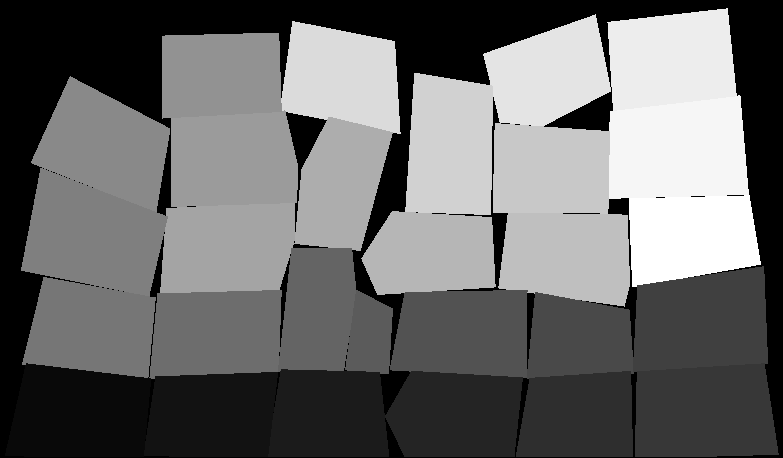
#> input picture Tests/Thangavelu/data/stones_noise_10_labels.png, 783 x 458 px; its folder holds only this picture in this run
$ python 02_view_transformation_ori_reso.py
#> lines starting #> are read from the running program, lines starting #| are printed output that depends on the picture; after the words box and inside, x2 and y2 are one past the last pixel; in counts of white or black regions, pixels touching at a corner belong together
#> further down, wall_image is the input picture: shape (458, 783); min 0, max 255, mean 105.8

"""
Apply transformation result to the original stone images to obtain high resolution wall images.

Input (switching between datasets by commenting/uncommenting the corresponding lines):
    - data_dir_prefix: the prefix of the directory that contains the transformation.txt file
    - noise_level: the noise level of the stone set
Output:
    - High resolution wall images with stones, in each result folder, starting with "base_rebuilt***"
"""
import os
import cv2
import numpy as np
from skimage.measure import regionprops
import matplotlib.pyplot as plt
from skimage.measure import label
from Stonepacker2D import *
from matplotlib import cm
from matplotlib.colors import ListedColormap
import pathlib
def get_wall_size_from_image(wall_image,rescale):
    #label
#> called with rescale = 0.5
    wall_image = wall_image.astype(np.uint8)
    wall_image = label(wall_image)
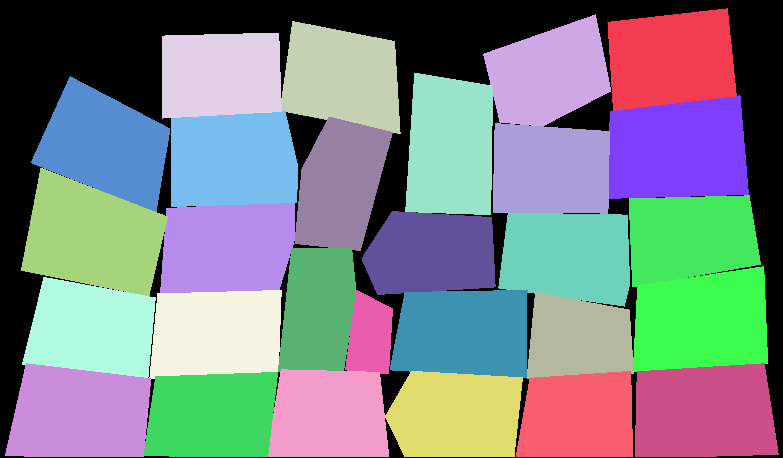
#> wall_image: shape (458, 783) int64; 29 distinct labels, from 0 to 28; one colour per label, 0 black
    # read each region
    regions = regionprops(wall_image)
#> regions = 28 regions; largest, box (x1, y1, x2, y2) and area: (609, 95, 749, 199) 12663, (21, 168, 168, 296) 12428, (635, 363, 779, 457) 12153, (633, 266, 768, 372) 12007, (5, 363, 151, 457) 11494
    # get average bounding box width and height of regions
    average_region_width = 0
    average_region_height = 0
    nb_valid_regions = 0
    for region in regions:
        if region.area < 50:
            continue
        max_width = region.bbox[3]-region.bbox[1]
        max_height = region.bbox[2]-region.bbox[0]
        average_region_width += max_width
        average_region_height += max_height
        nb_valid_regions += 1
#> this loop made 28 passes
#> (max_width, max_height, average_region_width, average_region_height) on passes 1 to 12: (130, 103, 130, 103), (128, 112, 258, 215), (120, 113, 378, 328), (120, 86, 498, 414), (88, 142, 586, 556), (139, 136, 725, 692), (140, 104, 865, 796), (127, 97, 992, 893), (99, 134, 1091, 1027), (117, 91, 1208, 1118), (147, 128, 1355, 1246), (132, 92, 1487, 1338)
#> after the loop, average_region_height = 2818; average_region_width = 3462; nb_valid_regions = 28
    average_region_width /= nb_valid_regions
#> average_region_width = 123.6
    average_region_height /= nb_valid_regions
#> average_region_height = 100.6
    wall_width = average_region_width*5
#> wall_width = 618.2
    wall_height = average_region_height*5
#> wall_height = 503.2
    return (int(wall_width+2/rescale), int(wall_height+3/rescale))
tab20_cm = cm.get_cmap('tab20')
newcolors = np.concatenate([tab20_cm(np.linspace(0, 1, 20))] * 13, axis=0)
white = np.array([255/256, 255/256, 255/256, 1])
newcolors[:1, :] = white
newcmp = ListedColormap(newcolors)
"""
Configurations
"""
#----------------------------------------------------noise 20
data_dir_prefix = "./result_20231114-155912_wall"
noise_level = 20
# [26 lines of commented-out code are left out]
data_dir_prefix = "./result_20231127-171331_wall"
noise_level = 70
#----------------------------------------------------noise 60 with interval 10
data_dir_prefix = "./result_20231128-101035_wall"
noise_level = 60
#----------------------------------------------------noise 50 with interval 10
data_dir_prefix = "./result_20231128-172054_wall"
noise_level = 50
#----------------------------------------------------noise 40 with interval 10
data_dir_prefix = "./result_20231129-082758_wall"
noise_level = 40
#----------------------------------------------------noise 30 with interval 10
data_dir_prefix = "./result_20231129-110402_wall"
noise_level = 30
#----------------------------------------------------noise 20 with interval 10
data_dir_prefix = "./result_20231129-131421_wall"
noise_level = 20
#----------------------------------------------------noise 10 with interval 10
data_dir_prefix = "./result_20231129-150138_wall"
noise_level = 10
wall_image = f'./data/stones_noise_{noise_level}_labels.png'


_rescale = 0.5
wall_image = cv2.imread(wall_image, cv2.IMREAD_GRAYSCALE)
wall_size = get_wall_size_from_image(wall_image,_rescale)
#> wall_size = (622, 509)
wall_height = int(wall_size[1]*_rescale)
#> wall_height = 254
wall_width = int(wall_size[0]*_rescale)
#> wall_width = 311
for i in range(5):
    data_dir = data_dir_prefix+str(i)+'/'
    # read base image
    base_image = np.zeros((wall_size[1],wall_size[0]), dtype=np.uint8)
    # read transformation.txt
    # stone_id, d_x, d_y, angle_d
    stone_transformation = {}
#> (the run stopped early here; a loop or call above may not have finished)
